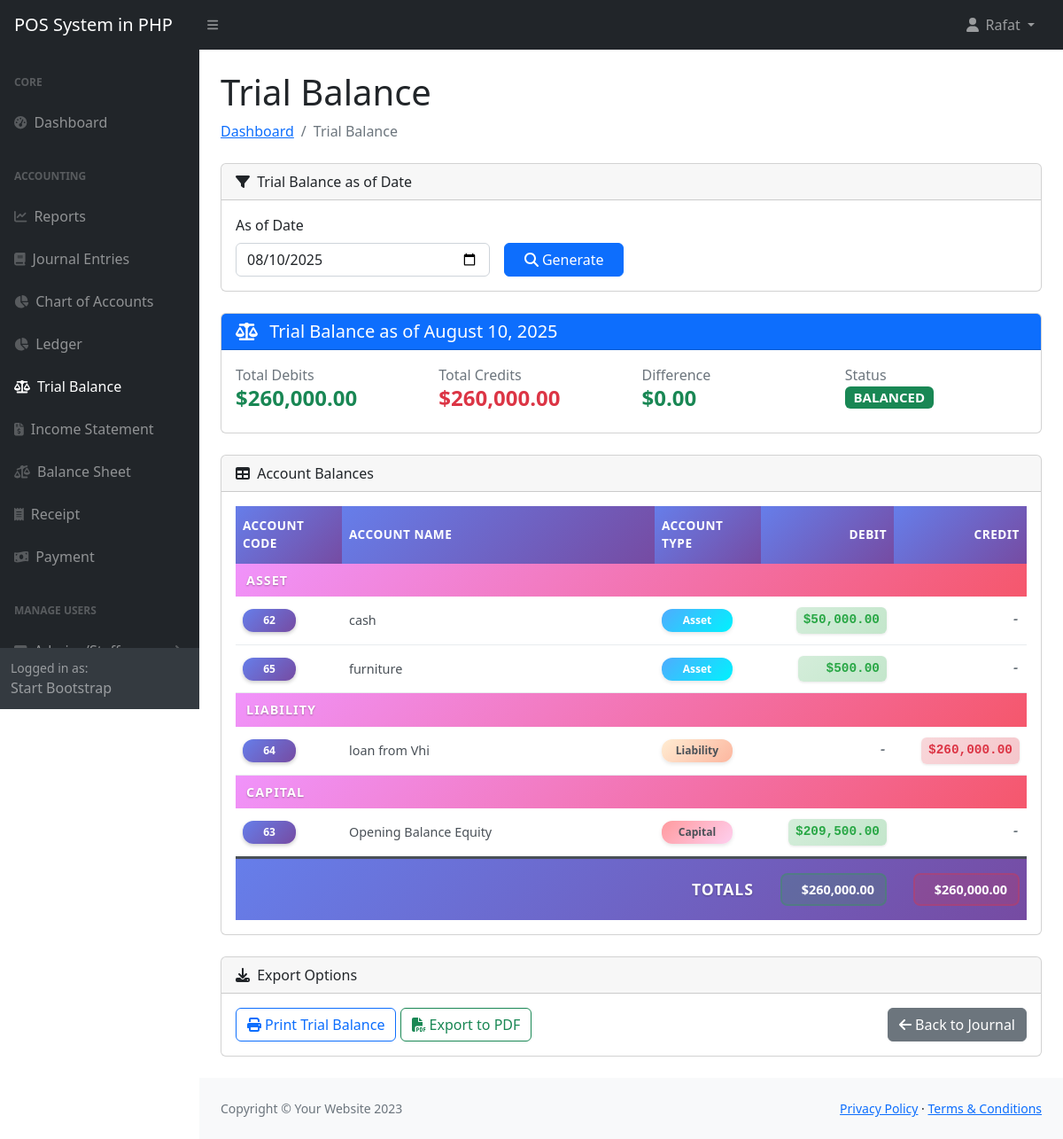
Page /admin/trial-balance.php (signed in) on the committed database.
### tables this page shows
CREATE TABLE `accounts` (
  `id` int(11) NOT NULL,
  `account_name` varchar(255) NOT NULL,
  `account_type` enum('cash','bank','capital','revenue','expense','asset','liability') NOT NULL,
  `description` text DEFAULT NULL,
  `balance` decimal(15,2) DEFAULT 0.00,
  `status` tinyint(1) NOT NULL DEFAULT 1 COMMENT '1=active,0=inactive',
  `created_at` timestamp NOT NULL DEFAULT current_timestamp()
);

### admin/trial-balance.php (the view, shortened to what this page needs)
<?php
include 'includes/header.php';
include '../config/dbcon.php';
$as_of_date = $_GET['as_of_date'] ?? date('Y-m-d');
$trial_balance_query = "
    SELECT
        a.id,
        a.account_name,
        a.account_type,
        COALESCE(SUM(
            CASE
                WHEN a.account_type IN ('asset', 'expense') THEN
                    CASE
                        WHEN jel.entry_type = 'debit' THEN jel.amount
                        WHEN jel.entry_type = 'credit' THEN -jel.amount
                        ELSE 0
                    END
                ELSE
                    CASE
                        WHEN jel.entry_type = 'credit' THEN jel.amount
                        WHEN jel.entry_type = 'debit' THEN -jel.amount
                        ELSE 0
                    END
            END
        ), 0) as balance
    FROM accounts a
    LEFT JOIN journal_entry_lines jel ON a.id = jel.account_id
    LEFT JOIN journal_entries je ON jel.journal_entry_id = je.id
        AND je.entry_date <= ?
    WHERE a.status = 1
    GROUP BY a.id, a.account_name, a.account_type
    ORDER BY
        CASE a.account_type
            WHEN 'asset' THEN 1
            WHEN 'expense' THEN 2
            WHEN 'revenue' THEN 3
            WHEN 'liability' THEN 4
            WHEN 'capital' THEN 5
            WHEN 'cash' THEN 6
            WHEN 'bank' THEN 7
            ELSE 8
        END,
        a.account_name
";
$trial_balance_stmt = $conn->prepare($trial_balance_query);
$trial_balance_stmt->bind_param("s", $as_of_date);
$trial_balance_stmt->execute();
$trial_balance_result = $trial_balance_stmt->get_result();
$trial_balance_data = [];
$total_debits = 0;
$total_credits = 0;
while ($row = $trial_balance_result->fetch_assoc()) {
    $balance = $row['balance'];
    if (in_array($row['account_type'], ['asset', 'expense'])) {
        if ($balance >= 0) {
            $row['debit_amount'] = $balance;
            $row['credit_amount'] = 0;
            $total_debits += $balance;
        } else {
            $row['debit_amount'] = 0;
            $row['credit_amount'] = abs($balance);
            $total_credits += abs($balance);
        }
    } else {
        if ($balance >= 0) {
            $row['debit_amount'] = 0;
            $row['credit_amount'] = $balance;
            $total_credits += $balance;
        } else {
            $row['debit_amount'] = abs($balance);
            $row['credit_amount'] = 0;
            $total_debits += abs($balance);
        }
    }
    $trial_balance_data[] = $row;
}
$is_balanced = abs($total_debits - $total_credits) < 0.01;
?>
<div class="container-fluid px-4">
    <h1 class="mt-4">Trial Balance</h1>
    <ol class="breadcrumb mb-4">
        <li class="breadcrumb-item"><a href="index.php">Dashboard</a></li>
        <li class="breadcrumb-item active">Trial Balance</li>
    </ol>
    <div class="card mb-4">
        <div class="card-header">
            <i class="fas fa-filter me-1"></i>
            Trial Balance as of Date
        </div>
        <div class="card-body">
            <form method="get" action="" class="row g-3">
                <div class="col-md-4">
                    <label for="as_of_date" class="form-label">As of Date</label>
                    <input type="date" class="form-control" id="as_of_date" name="as_of_date"
                           value="<?php echo htmlspecialchars($as_of_date); ?>" required>
                </div>
                <div class="col-md-2">
                    <label class="form-label">&nbsp;</label>
                    <button type="submit" class="btn btn-primary w-100">
                        <i class="fas fa-search me-1"></i>Generate
                    </button>
                </div>
            </form>
        </div>
    </div>
    <div class="card mb-4">
        <div class="card-header bg-primary text-white">
            <h5 class="mb-0">
                <i class="fas fa-balance-scale me-2"></i>
                Trial Balance as of <?php echo date('F d, Y', strtotime($as_of_date)); ?>
            </h5>
        </div>
        <div class="card-body">
            <div class="row">
                <div class="col-md-3">
                    <div class="text-muted">Total Debits</div>
                    <div class="fw-bold text-success h4">
                        $<?php echo number_format($total_debits, 2); ?>
                    </div>
                </div>
                <div class="col-md-3">
                    <div class="text-muted">Total Credits</div>
                    <div class="fw-bold text-danger h4">
                        $<?php echo number_format($total_credits, 2); ?>
                    </div>
                </div>
                <div class="col-md-3">
                    <div class="text-muted">Difference</div>
                    <div class="fw-bold h4 <?php echo $is_balanced ? 'text-success' : 'text-danger'; ?>">
                        $<?php echo number_format($total_debits - $total_credits, 2); ?>
                    </div>
                </div>
                <div class="col-md-3">
                    <div class="text-muted">Status</div>
                    <div class="fw-bold h5">
                        <?php if ($is_balanced): ?>
                            <span class="badge bg-success">BALANCED</span>
                        <?php else: ?>
                            <span class="badge bg-danger">UNBALANCED</span>
                        <?php endif; ?>
                    </div>
                </div>
            </div>
        </div>
    </div>
    <div class="card mb-4">
        <div class="card-header">
            <i class="fas fa-table me-1"></i>
            Account Balances
        </div>
        <div class="card-body">
            <?php if (empty($trial_balance_data)): ?>
                <div class="text-center py-4">
                    <i class="fas fa-info-circle text-muted" style="font-size: 3rem;"></i>
                    <p class="text-muted mt-2">No accounts found or no transactions as of the selected date.</p>
                </div>
            <?php else: ?>
                <div class="table-responsive">
                    <table class="trial-balance-table table-hover">
                        <thead>
                            <tr>
                                <th>Account Code</th>
                                <th>Account Name</th>
                                <th>Account Type</th>
                                <th class="text-end">Debit</th>
                                <th class="text-end">Credit</th>
                            </tr>
                        </thead>
                        <tbody>
                            <?php
                            $current_account_type = '';
                            foreach ($trial_balance_data as $account):
                                if ($current_account_type != $account['account_type']):
                                    $current_account_type = $account['account_type'];
                            ?>
                                <tr class="account-type-header">
                                    <td colspan="5">
                                        <div class="account-type-badge">
                                            <?php echo strtoupper($account['account_type']); ?>
                                        </div>
                                    </td>
                                </tr>
                            <?php endif; ?>
                            <tr class="account-row">
                                <td class="account-code">
                                    <span class="code-badge"><?php echo htmlspecialchars($account['id']); ?></span>
                                </td>
                                <td class="account-name">
                                    <a href="ledger.php?account_id=<?php echo $account['id']; ?>&from_date=<?php echo $as_of_date; ?>&to_date=<?php echo $as_of_date; ?>"
                                       class="account-link">
                                        <?php echo htmlspecialchars($account['account_name']); ?>
                                    </a>
                                </td>
                                <td class="account-type">
                                    <span class="type-badge type-<?php echo $account['account_type']; ?>">
                                        <?php echo ucfirst($account['account_type']); ?>
                                    </span>
                                </td>
                                <td class="text-end debit-amount">
                                    <?php if ($account['debit_amount'] > 0): ?>
                                        <span class="amount-debit">
                                            $<?php echo number_format($account['debit_amount'], 2); ?>
                                        </span>
                                    <?php else: ?>
                                        <span class="amount-zero">-</span>
                                    <?php endif; ?>
                                </td>
                                <td class="text-end credit-amount">
                                    <?php if ($account['credit_amount'] > 0): ?>
                                        <span class="amount-credit">
                                            $<?php echo number_format($account['credit_amount'], 2); ?>
                                        </span>
                                    <?php else: ?>
                                        <span class="amount-zero">-</span>
                                    <?php endif; ?>
                                </td>
                            </tr>
                            <?php endforeach; ?>
                            <tr class="totals-row">
                                <td colspan="3" class="text-end fw-bold">
                                    <span class="totals-label">TOTALS</span>
                                </td>
                                <td class="text-end fw-bold">
                                    <span class="total-debit">
                                        $<?php echo number_format($total_debits, 2); ?>
                                    </span>
                                </td>
                                <td class="text-end fw-bold">
                                    <span class="total-credit">
                                        $<?php echo number_format($total_credits, 2); ?>
                                    </span>
                                </td>
                            </tr>
                        </tbody>
                    </table>
                </div>
            <?php endif; ?>
        </div>
    </div>
    <div class="card mb-4">
        <div class="card-header">
            <i class="fas fa-download me-1"></i>
            Export Options
        </div>
        <div class="card-body">
            <div class="row">
                <div class="col-md-6">
                    <button type="button" class="btn btn-outline-primary" onclick="printTrialBalance()">
                        <i class="fas fa-print me-1"></i>Print Trial Balance
                    </button>
                    <button type="button" class="btn btn-outline-success" onclick="exportToPDF()">
                        <i class="fas fa-file-pdf me-1"></i>Export to PDF
                    </button>
                </div>
                <div class="col-md-6 text-end">
                    <a href="journal.php" class="btn btn-secondary">
                        <i class="fas fa-arrow-left me-1"></i>Back to Journal
                    </a>
                </div>
            </div>
        </div>
    </div>
</div>
<?php include 'includes/footer.php'; ?>

### admin/trial-balance.php (style rules this page uses)
.trial-balance-table { width: 100%; border-collapse: collapse; font-size: 0.9rem; }
.trial-balance-table thead th { background: linear-gradient(135deg, #667eea 0%, #764ba2 100%); color: white; font-weight: 600; padding: 12px 8px; text-align: left; border: none; font-size: 0.85rem; text-transform: uppercase; letter-spacing: 0.5px; }
.trial-balance-table thead th.text-end { text-align: right; }
.account-type-header { background: linear-gradient(135deg, #f093fb 0%, #f5576c 100%); }
.account-type-header td { padding: 8px 12px; border: none; }
.account-type-badge { color: white; font-weight: 700; font-size: 0.9rem; text-transform: uppercase; letter-spacing: 1px; text-shadow: 0 1px 2px rgba(0,0,0,0.3); }
.account-row { background: white; transition: all 0.3s ease; border-bottom: 1px solid #e9ecef; }
.account-row td { padding: 12px 8px; vertical-align: middle; border: none; }
.account-code { width: 120px; }
.code-badge { background: linear-gradient(135deg, #667eea 0%, #764ba2 100%); color: white; padding: 4px 8px; border-radius: 12px; font-size: 0.75rem; font-weight: 600; display: inline-block; min-width: 60px; text-align: center; box-shadow: 0 2px 4px rgba(0,0,0,0.2); }
.account-name { font-weight: 500; }
.account-link { color: #495057; text-decoration: none; transition: color 0.3s ease; }
.account-type { width: 120px; }
.type-badge { padding: 4px 8px; border-radius: 12px; font-size: 0.75rem; font-weight: 600; display: inline-block; min-width: 80px; text-align: center; box-shadow: 0 2px 4px rgba(0,0,0,0.1); }
.type-asset { background: linear-gradient(135deg, #4facfe 0%, #00f2fe 100%); color: white; }
.type-liability { background: linear-gradient(135deg, #ffecd2 0%, #fcb69f 100%); color: #495057; }
.type-capital { background: linear-gradient(135deg, #ff9a9e 0%, #fecfef 100%); color: #495057; }
.debit-amount, .credit-amount { width: 150px; font-family: 'Courier New', monospace; font-weight: 600; }
.amount-debit { color: #28a745; background: linear-gradient(135deg, #d4edda 0%, #c3e6cb 100%); padding: 4px 8px; border-radius: 6px; display: inline-block; min-width: 100px; text-align: right; box-shadow: 0 1px 3px rgba(0,0,0,0.1); }
.amount-credit { color: #dc3545; background: linear-gradient(135deg, #f8d7da 0%, #f5c6cb 100%); padding: 4px 8px; border-radius: 6px; display: inline-block; min-width: 100px; text-align: right; box-shadow: 0 1px 3px rgba(0,0,0,0.1); }
.amount-zero { color: #6c757d; font-style: italic; }
.totals-row { background: linear-gradient(135deg, #667eea 0%, #764ba2 100%); color: white; font-weight: 700; border-top: 3px solid #495057; }
.totals-row td { padding: 16px 8px; border: none; }
.totals-label { font-size: 1.1rem; text-transform: uppercase; letter-spacing: 1px; text-shadow: 0 1px 2px rgba(0,0,0,0.3); }
.total-debit { background: rgba(40, 167, 69, 0.2); padding: 6px 12px; border-radius: 8px; display: inline-block; min-width: 120px; text-align: right; border: 2px solid rgba(40, 167, 69, 0.3); }
.total-credit { background: rgba(220, 53, 69, 0.2); padding: 6px 12px; border-radius: 8px; display: inline-block; min-width: 120px; text-align: right; border: 2px solid rgba(220, 53, 69, 0.3); }
.fw-bold { font-weight: 600 !important; }
.text-end { text-align: right !important; }

### rows in the picture
accounts: account_type "ASSET", id "62", account_name "cash", account_type "Asset", debit_amount "50,000.00"
accounts: id "65", account_name "furniture", account_type "Asset", debit_amount "500.00"
accounts: account_type "LIABILITY", id "64", account_name "loan from Vhi", account_type "Liability", credit_amount "260,000.00"
accounts: account_type "CAPITAL", id "63", account_name "Opening Balance Equity", account_type "Capital", debit_amount "209,500.00"

### other values in the picture
$_SESSION['loggedInUser']['name'] "Rafat"
date('F d, Y', strtotime($as_of_date)) "August 10, 2025"
$total_debits "260,000.00"
$total_credits "260,000.00"
$total_debits - $total_credits "0.00"
